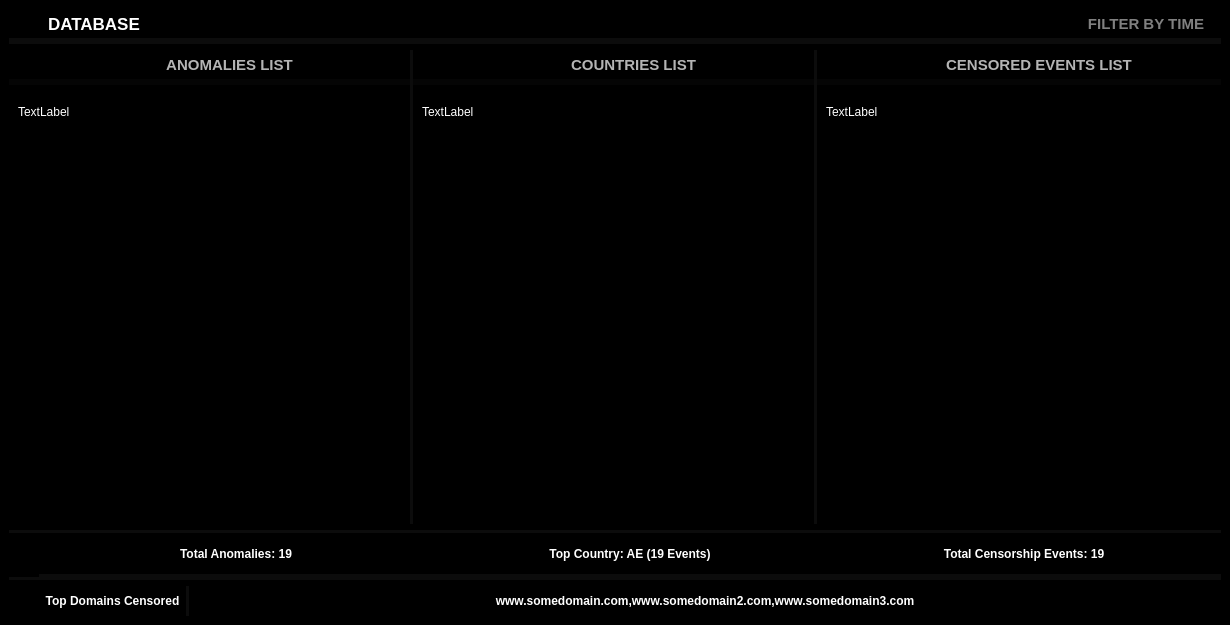
<?xml version="1.0" encoding="UTF-8"?>
<ui version="4.0">
 <class>MainWindow</class>
 <widget class="QMainWindow" name="MainWindow">
  <property name="geometry">
   <rect>
    <x>0</x>
    <y>0</y>
    <width>1230</width>
    <height>625</height>
   </rect>
  </property>
  <property name="windowTitle">
   <string>MainWindow</string>
  </property>
  <property name="styleSheet">
   <string notr="true">background-color: black;
color: white;
Border: 0.5px solid white;

          </string>
  </property>
  <widget class="QWidget" name="centralwidget">
   <property name="styleSheet">
    <string notr="true">*{Border:0px}
QScrollBar:sub-page:vertical{background-color: #000000}
QScrollBar:add-page:vertical{background-color: #000000}
QScrollBar{background-color: #000000}
QScrollBar:sub-page:vertical{background-color: #000000} QScrollBar:add-page:vertical{background-color: #000000} QScrollBar{background-color: #000000}
QScrollBar::add-line:vertical { background-color: transparent}
QScrollBar::sub-line:vertical { background-color: transparent}
QScrollBar::handle:vertical {background-color: rgba(80, 80, 122, .25);}
QPushButton{color: gray}
QPushButton:hover{color: white}

QScrollBar:sub-page:horizontal{background-color: #000000}
QScrollBar:add-page:horizontal{background-color: #000000}
QScrollBar{background-color: #000000}
QScrollBar:sub-page:horizontal{background-color: #000000} QScrollBar:add-page:horizontal{background-color: #000000} QScrollBar{background-color: #000000}
QScrollBar::add-line:horizontal { background-color: transparent}
QScrollBar::sub-line:horizontal { background-color: transparent}
QScrollBar::handle:horizontal{background-color: rgba(80, 80, 122, .2);}

</string>
   </property>
   <layout class="QVBoxLayout" name="verticalLayout">
    <property name="spacing">
     <number>0</number>
    </property>
    <property name="leftMargin">
     <number>0</number>
    </property>
    <property name="topMargin">
     <number>0</number>
    </property>
    <property name="rightMargin">
     <number>0</number>
    </property>
    <property name="bottomMargin">
     <number>0</number>
    </property>
    <item>
     <widget class="QFrame" name="frame">
      <property name="frameShape">
       <enum>QFrame::StyledPanel</enum>
      </property>
      <property name="frameShadow">
       <enum>QFrame::Raised</enum>
      </property>
      <layout class="QVBoxLayout" name="verticalLayout_2">
       <item>
        <widget class="QFrame" name="frame_2">
         <property name="maximumSize">
          <size>
           <width>16777215</width>
           <height>35</height>
          </size>
         </property>
         <property name="styleSheet">
          <string notr="true">Border-Bottom: 3px solid rgba(255,255,255,0.05);
</string>
         </property>
         <property name="frameShape">
          <enum>QFrame::StyledPanel</enum>
         </property>
         <property name="frameShadow">
          <enum>QFrame::Raised</enum>
         </property>
         <layout class="QHBoxLayout" name="horizontalLayout">
          <property name="spacing">
           <number>0</number>
          </property>
          <property name="leftMargin">
           <number>0</number>
          </property>
          <property name="topMargin">
           <number>0</number>
          </property>
          <property name="rightMargin">
           <number>0</number>
          </property>
          <property name="bottomMargin">
           <number>0</number>
          </property>
          <item>
           <widget class="QPushButton" name="pushButton">
            <property name="sizePolicy">
             <sizepolicy hsizetype="Preferred" vsizetype="Preferred">
              <horstretch>0</horstretch>
              <verstretch>0</verstretch>
             </sizepolicy>
            </property>
            <property name="maximumSize">
             <size>
              <width>35</width>
              <height>16777215</height>
             </size>
            </property>
            <property name="text">
             <string/>
            </property>
            <property name="icon">
             <iconset>
              <normaloff>icons/database.svg</normaloff>icons/database.svg</iconset>
            </property>
            <property name="iconSize">
             <size>
              <width>23</width>
              <height>23</height>
             </size>
            </property>
           </widget>
          </item>
          <item>
           <widget class="QLabel" name="label">
            <property name="font">
             <font>
              <pointsize>13</pointsize>
              <weight>75</weight>
              <bold>true</bold>
             </font>
            </property>
            <property name="text">
             <string>DATABASE </string>
            </property>
           </widget>
          </item>
          <item>
           <widget class="QPushButton" name="pushButton_7">
            <property name="sizePolicy">
             <sizepolicy hsizetype="Preferred" vsizetype="Preferred">
              <horstretch>0</horstretch>
              <verstretch>0</verstretch>
             </sizepolicy>
            </property>
            <property name="maximumSize">
             <size>
              <width>150</width>
              <height>16777215</height>
             </size>
            </property>
            <property name="font">
             <font>
              <pointsize>11</pointsize>
              <weight>75</weight>
              <bold>true</bold>
             </font>
            </property>
            <property name="text">
             <string>FILTER BY TIME</string>
            </property>
            <property name="icon">
             <iconset>
              <normaloff>icons/clock.svg</normaloff>icons/clock.svg</iconset>
            </property>
            <property name="iconSize">
             <size>
              <width>25</width>
              <height>25</height>
             </size>
            </property>
           </widget>
          </item>
         </layout>
        </widget>
       </item>
       <item>
        <widget class="QFrame" name="frame_3">
         <property name="frameShape">
          <enum>QFrame::StyledPanel</enum>
         </property>
         <property name="frameShadow">
          <enum>QFrame::Raised</enum>
         </property>
         <layout class="QHBoxLayout" name="horizontalLayout_2">
          <property name="spacing">
           <number>0</number>
          </property>
          <property name="leftMargin">
           <number>0</number>
          </property>
          <property name="topMargin">
           <number>0</number>
          </property>
          <property name="rightMargin">
           <number>0</number>
          </property>
          <property name="bottomMargin">
           <number>0</number>
          </property>
          <item>
           <widget class="QFrame" name="frame_4">
            <property name="styleSheet">
             <string notr="true">Border-Right: 3px solid rgba(255,255,255,0.05);
</string>
            </property>
            <property name="frameShape">
             <enum>QFrame::StyledPanel</enum>
            </property>
            <property name="frameShadow">
             <enum>QFrame::Raised</enum>
            </property>
            <layout class="QVBoxLayout" name="verticalLayout_3">
             <property name="spacing">
              <number>0</number>
             </property>
             <property name="leftMargin">
              <number>0</number>
             </property>
             <property name="topMargin">
              <number>0</number>
             </property>
             <property name="rightMargin">
              <number>0</number>
             </property>
             <property name="bottomMargin">
              <number>0</number>
             </property>
             <item>
              <widget class="QFrame" name="frame_7">
               <property name="maximumSize">
                <size>
                 <width>16777215</width>
                 <height>35</height>
                </size>
               </property>
               <property name="styleSheet">
                <string notr="true">Border-Right: 0px;
Border-Bottom: 3px solid rgba(255,255,255,0.02);
</string>
               </property>
               <property name="frameShape">
                <enum>QFrame::StyledPanel</enum>
               </property>
               <property name="frameShadow">
                <enum>QFrame::Raised</enum>
               </property>
               <layout class="QHBoxLayout" name="horizontalLayout_3">
                <property name="spacing">
                 <number>0</number>
                </property>
                <property name="leftMargin">
                 <number>0</number>
                </property>
                <property name="topMargin">
                 <number>0</number>
                </property>
                <property name="rightMargin">
                 <number>0</number>
                </property>
                <property name="bottomMargin">
                 <number>0</number>
                </property>
                <item>
                 <widget class="QPushButton" name="pushButton_2">
                  <property name="sizePolicy">
                   <sizepolicy hsizetype="Preferred" vsizetype="Preferred">
                    <horstretch>0</horstretch>
                    <verstretch>0</verstretch>
                   </sizepolicy>
                  </property>
                  <property name="maximumSize">
                   <size>
                    <width>40</width>
                    <height>16777215</height>
                   </size>
                  </property>
                  <property name="text">
                   <string/>
                  </property>
                  <property name="icon">
                   <iconset>
                    <normaloff>icons/anomaly.svg</normaloff>icons/anomaly.svg</iconset>
                  </property>
                  <property name="iconSize">
                   <size>
                    <width>25</width>
                    <height>25</height>
                   </size>
                  </property>
                 </widget>
                </item>
                <item>
                 <widget class="QLabel" name="label_2">
                  <property name="font">
                   <font>
                    <pointsize>11</pointsize>
                    <weight>75</weight>
                    <bold>true</bold>
                   </font>
                  </property>
                  <property name="styleSheet">
                   <string notr="true">color: rgb(180,180,180);</string>
                  </property>
                  <property name="text">
                   <string>ANOMALIES LIST</string>
                  </property>
                  <property name="alignment">
                   <set>Qt::AlignCenter</set>
                  </property>
                 </widget>
                </item>
               </layout>
              </widget>
             </item>
             <item>
              <widget class="QFrame" name="frame_8">
               <property name="styleSheet">
                <string notr="true">Border-Right: 0px;</string>
               </property>
               <property name="frameShape">
                <enum>QFrame::StyledPanel</enum>
               </property>
               <property name="frameShadow">
                <enum>QFrame::Raised</enum>
               </property>
               <layout class="QVBoxLayout" name="verticalLayout_6">
                <property name="spacing">
                 <number>0</number>
                </property>
                <property name="leftMargin">
                 <number>0</number>
                </property>
                <property name="topMargin">
                 <number>0</number>
                </property>
                <property name="rightMargin">
                 <number>0</number>
                </property>
                <property name="bottomMargin">
                 <number>0</number>
                </property>
                <item>
                 <widget class="QScrollArea" name="scrollArea">
                  <property name="sizePolicy">
                   <sizepolicy hsizetype="Preferred" vsizetype="Preferred">
                    <horstretch>0</horstretch>
                    <verstretch>0</verstretch>
                   </sizepolicy>
                  </property>
                  <property name="widgetResizable">
                   <bool>true</bool>
                  </property>
                  <widget class="QWidget" name="scrollAreaWidgetContents">
                   <property name="geometry">
                    <rect>
                     <x>0</x>
                     <y>0</y>
                     <width>401</width>
                     <height>439</height>
                    </rect>
                   </property>
                   <layout class="QVBoxLayout" name="verticalLayout_9">
                    <item alignment="Qt::AlignTop">
                     <widget class="QLabel" name="label_5">
                      <property name="minimumSize">
                       <size>
                        <width>0</width>
                        <height>35</height>
                       </size>
                      </property>
                      <property name="text">
                       <string>TextLabel</string>
                      </property>
                     </widget>
                    </item>
                   </layout>
                  </widget>
                 </widget>
                </item>
               </layout>
              </widget>
             </item>
            </layout>
           </widget>
          </item>
          <item>
           <widget class="QFrame" name="frame_5">
            <property name="styleSheet">
             <string notr="true">Border-Right: 3px solid rgba(255,255,255,0.05);
</string>
            </property>
            <property name="frameShape">
             <enum>QFrame::StyledPanel</enum>
            </property>
            <property name="frameShadow">
             <enum>QFrame::Raised</enum>
            </property>
            <layout class="QVBoxLayout" name="verticalLayout_4">
             <property name="spacing">
              <number>0</number>
             </property>
             <property name="leftMargin">
              <number>0</number>
             </property>
             <property name="topMargin">
              <number>0</number>
             </property>
             <property name="rightMargin">
              <number>0</number>
             </property>
             <property name="bottomMargin">
              <number>0</number>
             </property>
             <item>
              <widget class="QFrame" name="frame_9">
               <property name="maximumSize">
                <size>
                 <width>16777215</width>
                 <height>35</height>
                </size>
               </property>
               <property name="styleSheet">
                <string notr="true">Border-Right: 0px;
Border-Bottom: 3px solid rgba(255,255,255,0.02);
</string>
               </property>
               <property name="frameShape">
                <enum>QFrame::StyledPanel</enum>
               </property>
               <property name="frameShadow">
                <enum>QFrame::Raised</enum>
               </property>
               <layout class="QHBoxLayout" name="horizontalLayout_4">
                <property name="spacing">
                 <number>0</number>
                </property>
                <property name="leftMargin">
                 <number>0</number>
                </property>
                <property name="topMargin">
                 <number>0</number>
                </property>
                <property name="rightMargin">
                 <number>0</number>
                </property>
                <property name="bottomMargin">
                 <number>0</number>
                </property>
                <item>
                 <widget class="QPushButton" name="pushButton_3">
                  <property name="sizePolicy">
                   <sizepolicy hsizetype="Preferred" vsizetype="Preferred">
                    <horstretch>0</horstretch>
                    <verstretch>0</verstretch>
                   </sizepolicy>
                  </property>
                  <property name="maximumSize">
                   <size>
                    <width>40</width>
                    <height>16777215</height>
                   </size>
                  </property>
                  <property name="text">
                   <string/>
                  </property>
                  <property name="icon">
                   <iconset>
                    <normaloff>icons/country.svg</normaloff>icons/country.svg</iconset>
                  </property>
                  <property name="iconSize">
                   <size>
                    <width>25</width>
                    <height>25</height>
                   </size>
                  </property>
                 </widget>
                </item>
                <item>
                 <widget class="QLabel" name="label_3">
                  <property name="font">
                   <font>
                    <pointsize>11</pointsize>
                    <weight>75</weight>
                    <bold>true</bold>
                   </font>
                  </property>
                  <property name="styleSheet">
                   <string notr="true">color: rgb(180,180,180);</string>
                  </property>
                  <property name="text">
                   <string>COUNTRIES LIST</string>
                  </property>
                  <property name="alignment">
                   <set>Qt::AlignCenter</set>
                  </property>
                 </widget>
                </item>
               </layout>
              </widget>
             </item>
             <item>
              <widget class="QFrame" name="frame_10">
               <property name="styleSheet">
                <string notr="true">Border-Right: 0px;</string>
               </property>
               <property name="frameShape">
                <enum>QFrame::StyledPanel</enum>
               </property>
               <property name="frameShadow">
                <enum>QFrame::Raised</enum>
               </property>
               <layout class="QVBoxLayout" name="verticalLayout_7" stretch="0">
                <property name="spacing">
                 <number>0</number>
                </property>
                <property name="leftMargin">
                 <number>0</number>
                </property>
                <property name="topMargin">
                 <number>0</number>
                </property>
                <property name="rightMargin">
                 <number>0</number>
                </property>
                <property name="bottomMargin">
                 <number>0</number>
                </property>
                <item>
                 <widget class="QScrollArea" name="scrollArea_2">
                  <property name="sizePolicy">
                   <sizepolicy hsizetype="Preferred" vsizetype="Preferred">
                    <horstretch>0</horstretch>
                    <verstretch>0</verstretch>
                   </sizepolicy>
                  </property>
                  <property name="widgetResizable">
                   <bool>true</bool>
                  </property>
                  <widget class="QWidget" name="scrollAreaWidgetContents_2">
                   <property name="geometry">
                    <rect>
                     <x>0</x>
                     <y>0</y>
                     <width>401</width>
                     <height>439</height>
                    </rect>
                   </property>
                   <layout class="QVBoxLayout" name="verticalLayout_10">
                    <item alignment="Qt::AlignTop">
                     <widget class="QLabel" name="label_6">
                      <property name="minimumSize">
                       <size>
                        <width>0</width>
                        <height>35</height>
                       </size>
                      </property>
                      <property name="maximumSize">
                       <size>
                        <width>16777215</width>
                        <height>16777215</height>
                       </size>
                      </property>
                      <property name="text">
                       <string>TextLabel</string>
                      </property>
                     </widget>
                    </item>
                   </layout>
                  </widget>
                 </widget>
                </item>
               </layout>
              </widget>
             </item>
            </layout>
           </widget>
          </item>
          <item>
           <widget class="QFrame" name="frame_6">
            <property name="styleSheet">
             <string notr="true">Border-Right: 0px;
</string>
            </property>
            <property name="frameShape">
             <enum>QFrame::StyledPanel</enum>
            </property>
            <property name="frameShadow">
             <enum>QFrame::Raised</enum>
            </property>
            <layout class="QVBoxLayout" name="verticalLayout_5" stretch="0,0">
             <property name="spacing">
              <number>0</number>
             </property>
             <property name="leftMargin">
              <number>0</number>
             </property>
             <property name="topMargin">
              <number>0</number>
             </property>
             <property name="rightMargin">
              <number>0</number>
             </property>
             <property name="bottomMargin">
              <number>0</number>
             </property>
             <item>
              <widget class="QFrame" name="frame_11">
               <property name="maximumSize">
                <size>
                 <width>16777215</width>
                 <height>35</height>
                </size>
               </property>
               <property name="font">
                <font>
                 <pointsize>11</pointsize>
                 <weight>50</weight>
                 <bold>false</bold>
                </font>
               </property>
               <property name="styleSheet">
                <string notr="true">Border-Right: 0px;
Border-Bottom: 3px solid rgba(255,255,255,0.02);
</string>
               </property>
               <property name="frameShape">
                <enum>QFrame::StyledPanel</enum>
               </property>
               <property name="frameShadow">
                <enum>QFrame::Raised</enum>
               </property>
               <layout class="QHBoxLayout" name="horizontalLayout_5">
                <property name="spacing">
                 <number>0</number>
                </property>
                <property name="leftMargin">
                 <number>0</number>
                </property>
                <property name="topMargin">
                 <number>0</number>
                </property>
                <property name="rightMargin">
                 <number>0</number>
                </property>
                <property name="bottomMargin">
                 <number>0</number>
                </property>
                <item>
                 <widget class="QPushButton" name="pushButton_4">
                  <property name="sizePolicy">
                   <sizepolicy hsizetype="Preferred" vsizetype="Preferred">
                    <horstretch>0</horstretch>
                    <verstretch>0</verstretch>
                   </sizepolicy>
                  </property>
                  <property name="maximumSize">
                   <size>
                    <width>40</width>
                    <height>16777215</height>
                   </size>
                  </property>
                  <property name="text">
                   <string/>
                  </property>
                  <property name="icon">
                   <iconset>
                    <normaloff>icons/blocked.svg</normaloff>icons/blocked.svg</iconset>
                  </property>
                  <property name="iconSize">
                   <size>
                    <width>20</width>
                    <height>20</height>
                   </size>
                  </property>
                 </widget>
                </item>
                <item>
                 <widget class="QLabel" name="label_4">
                  <property name="font">
                   <font>
                    <pointsize>11</pointsize>
                    <weight>75</weight>
                    <bold>true</bold>
                   </font>
                  </property>
                  <property name="styleSheet">
                   <string notr="true">color: rgb(180,180,180);</string>
                  </property>
                  <property name="text">
                   <string>CENSORED EVENTS LIST</string>
                  </property>
                  <property name="alignment">
                   <set>Qt::AlignCenter</set>
                  </property>
                 </widget>
                </item>
               </layout>
              </widget>
             </item>
             <item>
              <widget class="QFrame" name="frame_12">
               <property name="styleSheet">
                <string notr="true">Border-Right: 0px;</string>
               </property>
               <property name="frameShape">
                <enum>QFrame::StyledPanel</enum>
               </property>
               <property name="frameShadow">
                <enum>QFrame::Raised</enum>
               </property>
               <layout class="QVBoxLayout" name="verticalLayout_8">
                <property name="spacing">
                 <number>0</number>
                </property>
                <property name="leftMargin">
                 <number>0</number>
                </property>
                <property name="topMargin">
                 <number>0</number>
                </property>
                <property name="rightMargin">
                 <number>0</number>
                </property>
                <property name="bottomMargin">
                 <number>0</number>
                </property>
                <item>
                 <widget class="QScrollArea" name="scrollArea_3">
                  <property name="sizePolicy">
                   <sizepolicy hsizetype="Preferred" vsizetype="Preferred">
                    <horstretch>0</horstretch>
                    <verstretch>0</verstretch>
                   </sizepolicy>
                  </property>
                  <property name="widgetResizable">
                   <bool>true</bool>
                  </property>
                  <widget class="QWidget" name="scrollAreaWidgetContents_3">
                   <property name="geometry">
                    <rect>
                     <x>0</x>
                     <y>0</y>
                     <width>404</width>
                     <height>439</height>
                    </rect>
                   </property>
                   <layout class="QVBoxLayout" name="verticalLayout_11">
                    <item alignment="Qt::AlignTop">
                     <widget class="QLabel" name="label_7">
                      <property name="minimumSize">
                       <size>
                        <width>0</width>
                        <height>35</height>
                       </size>
                      </property>
                      <property name="text">
                       <string>TextLabel</string>
                      </property>
                     </widget>
                    </item>
                   </layout>
                  </widget>
                 </widget>
                </item>
               </layout>
              </widget>
             </item>
            </layout>
           </widget>
          </item>
         </layout>
        </widget>
       </item>
       <item>
        <widget class="QFrame" name="frame_13">
         <property name="maximumSize">
          <size>
           <width>16777215</width>
           <height>50</height>
          </size>
         </property>
         <property name="styleSheet">
          <string notr="true">Border-Top: 3px solid rgba(255,255,255,0.05);
Border-Bottom: 3px solid rgba(255,255,255,0.05);
</string>
         </property>
         <property name="frameShape">
          <enum>QFrame::StyledPanel</enum>
         </property>
         <property name="frameShadow">
          <enum>QFrame::Raised</enum>
         </property>
         <layout class="QHBoxLayout" name="horizontalLayout_6">
          <property name="spacing">
           <number>0</number>
          </property>
          <property name="leftMargin">
           <number>0</number>
          </property>
          <property name="topMargin">
           <number>0</number>
          </property>
          <property name="rightMargin">
           <number>0</number>
          </property>
          <property name="bottomMargin">
           <number>0</number>
          </property>
          <item>
           <widget class="QPushButton" name="pushButton_5">
            <property name="sizePolicy">
             <sizepolicy hsizetype="Preferred" vsizetype="Preferred">
              <horstretch>0</horstretch>
              <verstretch>0</verstretch>
             </sizepolicy>
            </property>
            <property name="maximumSize">
             <size>
              <width>30</width>
              <height>16777215</height>
             </size>
            </property>
            <property name="styleSheet">
             <string notr="true">Border: 0px;</string>
            </property>
            <property name="text">
             <string/>
            </property>
            <property name="icon">
             <iconset>
              <normaloff>icons/sql.svg</normaloff>icons/sql.svg</iconset>
            </property>
            <property name="iconSize">
             <size>
              <width>25</width>
              <height>25</height>
             </size>
            </property>
           </widget>
          </item>
          <item>
           <widget class="QLabel" name="label_8">
            <property name="font">
             <font>
              <weight>75</weight>
              <bold>true</bold>
             </font>
            </property>
            <property name="styleSheet">
             <string notr="true">Border-Top : 0px;</string>
            </property>
            <property name="text">
             <string>Total Anomalies: 19</string>
            </property>
            <property name="alignment">
             <set>Qt::AlignCenter</set>
            </property>
           </widget>
          </item>
          <item>
           <widget class="QLabel" name="label_9">
            <property name="font">
             <font>
              <weight>75</weight>
              <bold>true</bold>
             </font>
            </property>
            <property name="styleSheet">
             <string notr="true">Border-Top : 0px;</string>
            </property>
            <property name="text">
             <string>Top Country: AE (19 Events)</string>
            </property>
            <property name="alignment">
             <set>Qt::AlignCenter</set>
            </property>
           </widget>
          </item>
          <item>
           <widget class="QLabel" name="label_10">
            <property name="font">
             <font>
              <weight>75</weight>
              <bold>true</bold>
             </font>
            </property>
            <property name="styleSheet">
             <string notr="true">Border-Top : 0px;</string>
            </property>
            <property name="text">
             <string>Total Censorship Events: 19</string>
            </property>
            <property name="alignment">
             <set>Qt::AlignCenter</set>
            </property>
           </widget>
          </item>
         </layout>
        </widget>
       </item>
       <item>
        <widget class="QFrame" name="frame_14">
         <property name="maximumSize">
          <size>
           <width>16777215</width>
           <height>30</height>
          </size>
         </property>
         <property name="frameShape">
          <enum>QFrame::StyledPanel</enum>
         </property>
         <property name="frameShadow">
          <enum>QFrame::Raised</enum>
         </property>
         <layout class="QHBoxLayout" name="horizontalLayout_7">
          <property name="spacing">
           <number>0</number>
          </property>
          <property name="leftMargin">
           <number>0</number>
          </property>
          <property name="topMargin">
           <number>0</number>
          </property>
          <property name="rightMargin">
           <number>0</number>
          </property>
          <property name="bottomMargin">
           <number>0</number>
          </property>
          <item>
           <widget class="QPushButton" name="pushButton_6">
            <property name="sizePolicy">
             <sizepolicy hsizetype="Preferred" vsizetype="Preferred">
              <horstretch>0</horstretch>
              <verstretch>0</verstretch>
             </sizepolicy>
            </property>
            <property name="maximumSize">
             <size>
              <width>30</width>
              <height>999999</height>
             </size>
            </property>
            <property name="text">
             <string/>
            </property>
            <property name="icon">
             <iconset>
              <normaloff>icons/status.svg</normaloff>icons/status.svg</iconset>
            </property>
           </widget>
          </item>
          <item>
           <widget class="QLabel" name="label_11">
            <property name="maximumSize">
             <size>
              <width>150</width>
              <height>16777215</height>
             </size>
            </property>
            <property name="font">
             <font>
              <weight>75</weight>
              <bold>true</bold>
             </font>
            </property>
            <property name="styleSheet">
             <string notr="true">Border-Right: 3px solid rgba(255,255,255,0.05);
</string>
            </property>
            <property name="text">
             <string>Top Domains Censored</string>
            </property>
            <property name="alignment">
             <set>Qt::AlignCenter</set>
            </property>
           </widget>
          </item>
          <item>
           <widget class="QLabel" name="label_12">
            <property name="font">
             <font>
              <weight>75</weight>
              <bold>true</bold>
             </font>
            </property>
            <property name="text">
             <string>www.somedomain.com,www.somedomain2.com,www.somedomain3.com</string>
            </property>
            <property name="alignment">
             <set>Qt::AlignCenter</set>
            </property>
           </widget>
          </item>
         </layout>
        </widget>
       </item>
      </layout>
     </widget>
    </item>
   </layout>
  </widget>
 </widget>
 <resources/>
 <connections/>
</ui>
